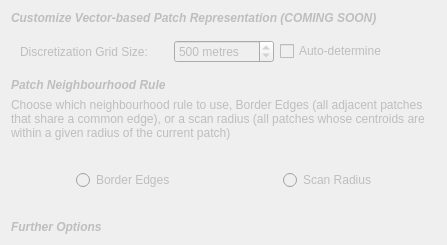
                  <widget class="QWidget" name="page_3">
                   <layout class="QVBoxLayout" name="verticalLayout_15">
                    <item>
                     <widget class="QLabel" name="vector_title">
                      <property name="enabled">
                       <bool>false</bool>
                      </property>
                      <property name="text">
                       <string>&lt;html&gt;&lt;head/&gt;&lt;body&gt;&lt;p&gt;&lt;span style=&quot; font-weight:600; font-style:italic;&quot;&gt;Customize Vector-based Patch Representation (COMING SOON)&lt;/span&gt;&lt;/p&gt;&lt;/body&gt;&lt;/html&gt;</string>
                      </property>
                     </widget>
                    </item>
                    <item>
                     <widget class="QWidget" name="vectorgrid_widget" native="true">
                      <layout class="QHBoxLayout" name="horizontalLayout_13">
                       <item>
                        <widget class="QLabel" name="vectorgrid_lbl">
                         <property name="enabled">
                          <bool>false</bool>
                         </property>
                         <property name="whatsThis">
                          <string>Width of the square cell in the city grid in metres</string>
                         </property>
                         <property name="text">
                          <string>Discretization Grid Size:</string>
                         </property>
                        </widget>
                       </item>
                       <item>
                        <spacer name="horizontalSpacer_11">
                         <property name="orientation">
                          <enum>Qt::Horizontal</enum>
                         </property>
                         <property name="sizeType">
                          <enum>QSizePolicy::Fixed</enum>
                         </property>
                         <property name="sizeHint" stdset="0">
                          <size>
                           <width>20</width>
                           <height>20</height>
                          </size>
                         </property>
                        </spacer>
                       </item>
                       <item>
                        <widget class="QSpinBox" name="vectorgrid_spin">
                         <property name="enabled">
                          <bool>false</bool>
                         </property>
                         <property name="minimumSize">
                          <size>
                           <width>100</width>
                           <height>0</height>
                          </size>
                         </property>
                         <property name="toolTip">
                          <string>&lt;!DOCTYPE HTML PUBLIC &quot;-//W3C//DTD HTML 4.0//EN&quot; &quot;http://www.w3.org/TR/REC-html40/strict.dtd&quot;&gt;
&lt;html&gt;&lt;head&gt;&lt;meta name=&quot;qrichtext&quot; content=&quot;1&quot; /&gt;&lt;style type=&quot;text/css&quot;&gt;
p, li { white-space: pre-wrap; }
&lt;/style&gt;&lt;/head&gt;&lt;body style=&quot; font-family:'MS Shell Dlg 2'; font-size:8.25pt; font-weight:400; font-style:normal;&quot;&gt;
&lt;p style=&quot; margin-top:0px; margin-bottom:0px; margin-left:0px; margin-right:0px; -qt-block-indent:0; text-indent:0px;&quot;&gt;&lt;span style=&quot; font-size:8pt;&quot;&gt;Width of the square cell in the city grid in metres&lt;/span&gt;&lt;/p&gt;&lt;/body&gt;&lt;/html&gt;</string>
                         </property>
                         <property name="suffix">
                          <string> metres</string>
                         </property>
                         <property name="minimum">
                          <number>200</number>
                         </property>
                         <property name="maximum">
                          <number>5000</number>
                         </property>
                         <property name="singleStep">
                          <number>50</number>
                         </property>
                         <property name="value">
                          <number>500</number>
                         </property>
                        </widget>
                       </item>
                       <item>
                        <widget class="QCheckBox" name="vectorgrid_auto">
                         <property name="enabled">
                          <bool>false</bool>
                         </property>
                         <property name="toolTip">
                          <string>An automatic algorithm that determines a suitable block size based on the map for computational efficiency.</string>
                         </property>
                         <property name="text">
                          <string>Auto-determine</string>
                         </property>
                        </widget>
                       </item>
                       <item>
                        <spacer name="horizontalSpacer_17">
                         <property name="orientation">
                          <enum>Qt::Horizontal</enum>
                         </property>
                         <property name="sizeHint" stdset="0">
                          <size>
                           <width>40</width>
                           <height>20</height>
                          </size>
                         </property>
                        </spacer>
                       </item>
                      </layout>
                     </widget>
                    </item>
                    <item>
                     <widget class="QLabel" name="vectornhd_title">
                      <property name="enabled">
                       <bool>false</bool>
                      </property>
                      <property name="text">
                       <string>&lt;html&gt;&lt;head/&gt;&lt;body&gt;&lt;p&gt;&lt;span style=&quot; font-weight:600; font-style:italic;&quot;&gt;Patch Neighbourhood Rule&lt;/span&gt;&lt;/p&gt;&lt;/body&gt;&lt;/html&gt;</string>
                      </property>
                     </widget>
                    </item>
                    <item>
                     <widget class="QLabel" name="vectornhd_lbl">
                      <property name="enabled">
                       <bool>false</bool>
                      </property>
                      <property name="text">
                       <string>&lt;html&gt;&lt;head/&gt;&lt;body&gt;&lt;p&gt;Choose which neighbourhood rule to use, Border Edges (all adjacent patches that share a common edge), or a scan radius (all patches whose centroids are within a given radius of the current patch)&lt;/p&gt;&lt;/body&gt;&lt;/html&gt;</string>
                      </property>
                      <property name="wordWrap">
                       <bool>true</bool>
                      </property>
                     </widget>
                    </item>
                    <item>
                     <widget class="QWidget" name="vectornhd_widget" native="true">
                      <layout class="QHBoxLayout" name="horizontalLayout_14">
                       <item>
                        <widget class="QLabel" name="img_borders">
                         <property name="enabled">
                          <bool>false</bool>
                         </property>
                         <property name="minimumSize">
                          <size>
                           <width>50</width>
                           <height>50</height>
                          </size>
                         </property>
                         <property name="maximumSize">
                          <size>
                           <width>50</width>
                           <height>50</height>
                          </size>
                         </property>
                         <property name="text">
                          <string/>
                         </property>
                         <property name="pixmap">
                          <pixmap resource="../graphics/ubeats.qrc">:/images/images/md_spatial_patchedges.png</pixmap>
                         </property>
                        </widget>
                       </item>
                       <item>
                        <widget class="QRadioButton" name="radio_borders">
                         <property name="enabled">
                          <bool>false</bool>
                         </property>
                         <property name="toolTip">
                          <string>&lt;!DOCTYPE HTML PUBLIC &quot;-//W3C//DTD HTML 4.0//EN&quot; &quot;http://www.w3.org/TR/REC-html40/strict.dtd&quot;&gt;
&lt;html&gt;&lt;head&gt;&lt;meta name=&quot;qrichtext&quot; content=&quot;1&quot; /&gt;&lt;style type=&quot;text/css&quot;&gt;
p, li { white-space: pre-wrap; }
&lt;/style&gt;&lt;/head&gt;&lt;body style=&quot; font-family:'MS Shell Dlg 2'; font-size:8.25pt; font-weight:400; font-style:normal;&quot;&gt;
&lt;p style=&quot; margin-top:0px; margin-bottom:0px; margin-left:0px; margin-right:0px; -qt-block-indent:0; text-indent:0px;&quot;&gt;&lt;span style=&quot; font-size:8pt;&quot;&gt;Moore, all eight neighbours around the central block.&lt;/span&gt;&lt;/p&gt;&lt;/body&gt;&lt;/html&gt;</string>
                         </property>
                         <property name="whatsThis">
                          <string/>
                         </property>
                         <property name="text">
                          <string>Border Edges</string>
                         </property>
                         <property name="checkable">
                          <bool>true</bool>
                         </property>
                        </widget>
                       </item>
                       <item>
                        <widget class="QLabel" name="img_radius">
                         <property name="enabled">
                          <bool>false</bool>
                         </property>
                         <property name="minimumSize">
                          <size>
                           <width>50</width>
                           <height>50</height>
                          </size>
                         </property>
                         <property name="maximumSize">
                          <size>
                           <width>50</width>
                           <height>50</height>
                          </size>
                         </property>
                         <property name="text">
                          <string/>
                         </property>
                         <property name="pixmap">
                          <pixmap resource="../graphics/ubeats.qrc">:/images/images/md_spatial_patchradius.png</pixmap>
                         </property>
                        </widget>
                       </item>
                       <item>
                        <widget class="QRadioButton" name="radio_radius">
                         <property name="enabled">
                          <bool>false</bool>
                         </property>
                         <property name="toolTip">
                          <string>&lt;!DOCTYPE HTML PUBLIC &quot;-//W3C//DTD HTML 4.0//EN&quot; &quot;http://www.w3.org/TR/REC-html40/strict.dtd&quot;&gt;
&lt;html&gt;&lt;head&gt;&lt;meta name=&quot;qrichtext&quot; content=&quot;1&quot; /&gt;&lt;style type=&quot;text/css&quot;&gt;
p, li { white-space: pre-wrap; }
&lt;/style&gt;&lt;/head&gt;&lt;body style=&quot; font-family:'MS Shell Dlg 2'; font-size:8.25pt; font-weight:400; font-style:normal;&quot;&gt;
&lt;p style=&quot; margin-top:0px; margin-bottom:0px; margin-left:0px; margin-right:0px; -qt-block-indent:0; text-indent:0px;&quot;&gt;&lt;span style=&quot; font-size:8pt;&quot;&gt;Von Neumann, four cardinal directions on either side of the central block.&lt;/span&gt;&lt;/p&gt;&lt;/body&gt;&lt;/html&gt;</string>
                         </property>
                         <property name="whatsThis">
                          <string/>
                         </property>
                         <property name="text">
                          <string>Scan Radius</string>
                         </property>
                         <property name="checked">
                          <bool>false</bool>
                         </property>
                        </widget>
                       </item>
                      </layout>
                     </widget>
                    </item>
                    <item>
                     <widget class="QLabel" name="vectoroptions_lbl">
                      <property name="enabled">
                       <bool>false</bool>
                      </property>
                      <property name="text">
                       <string>&lt;html&gt;&lt;head/&gt;&lt;body&gt;&lt;p&gt;&lt;span style=&quot; font-weight:600; font-style:italic;&quot;&gt;Further Options&lt;/span&gt;&lt;/p&gt;&lt;/body&gt;&lt;/html&gt;</string>
                      </property>
                     </widget>
                    </item>
                   </layout>
                  </widget>
